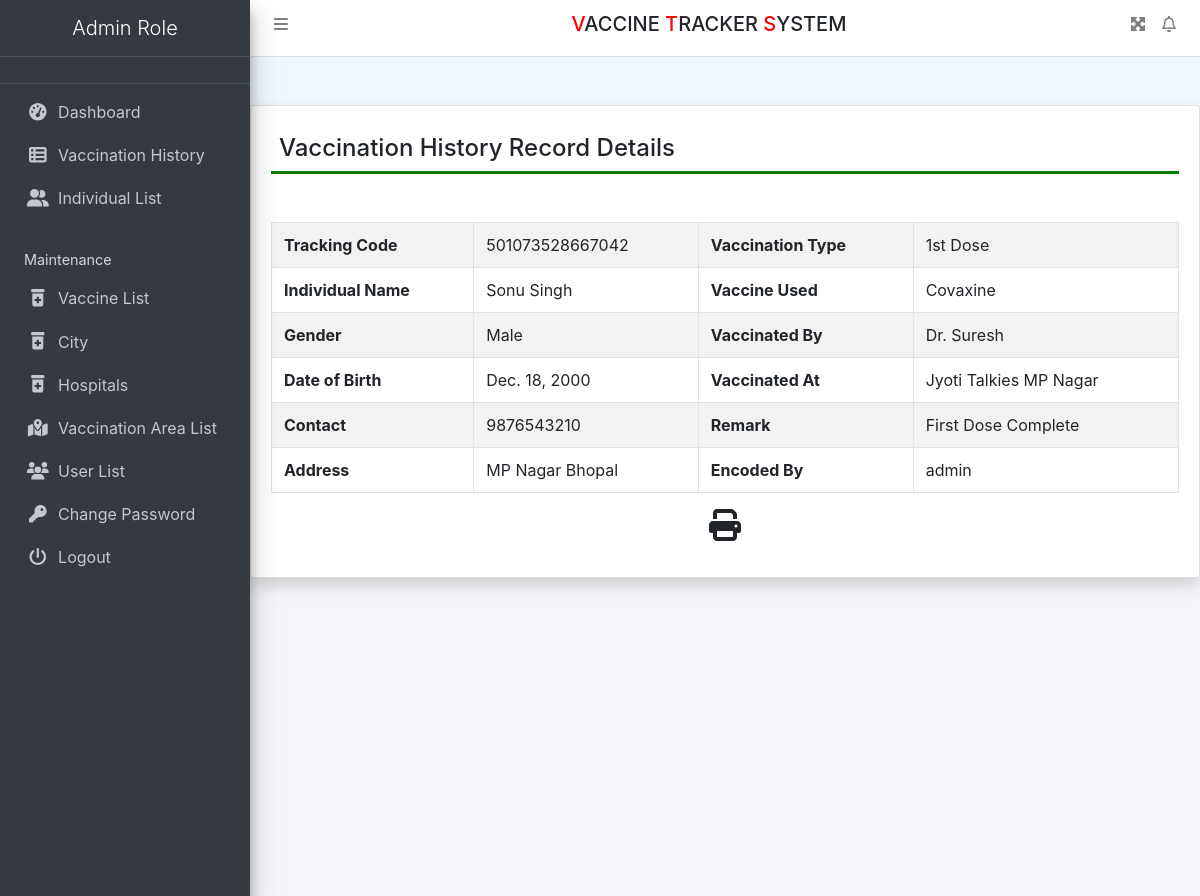
The page /viewHistory/4 (signed in) on the database its author committed.
### vaccine/models.py (models this page shows, shortened)
class VaccineHistoryList(models.Model):
    members = models.ForeignKey(MemberList, on_delete=models.CASCADE)
    individuals = models.ForeignKey(IndividualList, on_delete=models.CASCADE)
    vaccines = models.ForeignKey(VaccineList, on_delete=models.CASCADE)
    vaccinelocations = models.ForeignKey(VaccineLocationList, on_delete=models.CASCADE)
    VaccinationType = models.CharField(max_length=50, null=True)
    VaccinatedBy = models.CharField(max_length=250, null=True)
    Remark = models.CharField(max_length=350, null=True)
    CreationDate = models.DateTimeField(auto_now_add=True)
    UpdationDate = models.DateField(null=True)

class IndividualList(models.Model):
    FirstName = models.CharField(max_length=200, null=True)
    LastName = models.CharField(max_length=200, null=True)
    TrackingCode = models.CharField(max_length=50, null=True)
    Gender = models.CharField(max_length=20, null=True)
    DOB = models.DateField(null=True)
    Contact = models.CharField(max_length=15, null=True)
    Address = models.CharField(max_length=200, null=True)
    Status = models.CharField(max_length=50, null=True)
    CreationDate = models.DateTimeField(auto_now_add=True)
    UpdationDate = models.DateField(null=True)

class VaccineList(models.Model):
    Name = models.CharField(max_length=250, null=True)
    Status = models.CharField(max_length=200, null=True)
    CreationDate = models.DateTimeField(auto_now_add=True)

class VaccineLocationList(models.Model):
    Location = models.CharField(max_length=250, null=True)
    Status = models.CharField(max_length=200, null=True)
    CreationDate = models.DateTimeField(auto_now_add=True)

class MemberList(models.Model):
    user = models.ForeignKey(User, on_delete=models.CASCADE)
    Image = models.FileField(max_length=50, null=True)
    Role = models.CharField(max_length=20, null=True)
    location = models.ForeignKey(VaccineLocationList, on_delete=models.CASCADE, null=True)
    CreationDate = models.DateTimeField(auto_now_add=True)
    UpdationDate = models.DateField(null=True)

### vaccine/views.py (the view)
# urls.py: path('viewHistory/<int:pid>', viewHistory, name='viewHistory'),
def viewHistory(request, pid):
    if not request.user.is_authenticated:
        return redirect('admin_login')
    vhistory = VaccineHistoryList.objects.get(id=pid)
    return render(request, 'viewHistory.html', locals())

### vaccine/templates/viewHistory.html (shortened to what this page needs)
{% extends 'header.html' %}
{% block main %}
<div class="card shadow mt-5">
    <div class="card-body">
        <div id="exampl">
        <h4 class="p-2" style="border-bottom: 3px solid green;">Vaccination History Record Details</h4>
            <table border="1" class="table table-striped table-bordered first mt-5">
                <tr>
                    <th>Tracking Code</th>
                    <td>{{vhistory.individuals.TrackingCode}}</td>
                    <th>Vaccination Type</th>
                    <td>{{vhistory.VaccinationType}}</td>
                </tr>
                <tr>
                    <th>Individual Name</th>
                    <td>{{vhistory.individuals.FirstName}} {{vhistory.individuals.LastName}}</td>
                    <th>Vaccine Used</th>
                    <td>{{vhistory.vaccines.Name}}</td>
                </tr>
                <tr>
                    <th>Gender</th>
                    <td>{{vhistory.individuals.Gender}}</td>
                    <th>Vaccinated By</th>
                    <td>{{vhistory.VaccinatedBy}}</td>
                </tr>
                <tr>
                    <th>Date of Birth</th>
                    <td>{{vhistory.individuals.DOB}}</td>
                    <th>Vaccinated At</th>
                    <td>{{vhistory.vaccinelocations.Location}}</td>
                </tr>
                <tr>
                    <th>Contact </th>
                    <td>{{vhistory.individuals.Contact}}</td>
                    <th>Remark</th>
                    <td>{{vhistory.Remark}}</td>
                </tr>
                <tr>
                    <th>Address </th>
                    <td>{{vhistory.individuals.Address}}</td>
                    <th>Encoded By</th>
                    <td>{{vhistory.members.user.username}}</td>
                </tr>
                </table>
            </div>
            <center><p><i class="fa fa-print fa-2x" style="cursor: pointer;" OnClick="CallPrint(this.value)"></i></p></center>
</div>
</div>
{% endblock %}

### vaccine/static/css/all.css (style rules this page uses)
.fa-2x { font-size: 2em; }
.fa-print:before { content: "\f02f"; }

### vaccine/templates/header.html (style rules this page uses)
body { background-color: aliceblue; }

### rows shown on the page
VaccineHistoryList: individuals.TrackingCode "501073528667042", VaccinationType "1st Dose", individuals.FirstName "Sonu", individuals.LastName "Singh", vaccines.Name "Covaxine", individuals.Gender "Male", VaccinatedBy "Dr. Suresh", individuals.DOB "Dec. 18, 2000", vaccinelocations.Location "Jyoti Talkies MP Nagar", individuals.Contact "9876543210", Remark "First Dose Complete", individuals.Address "MP Nagar Bhopal", members.user.username "admin"
